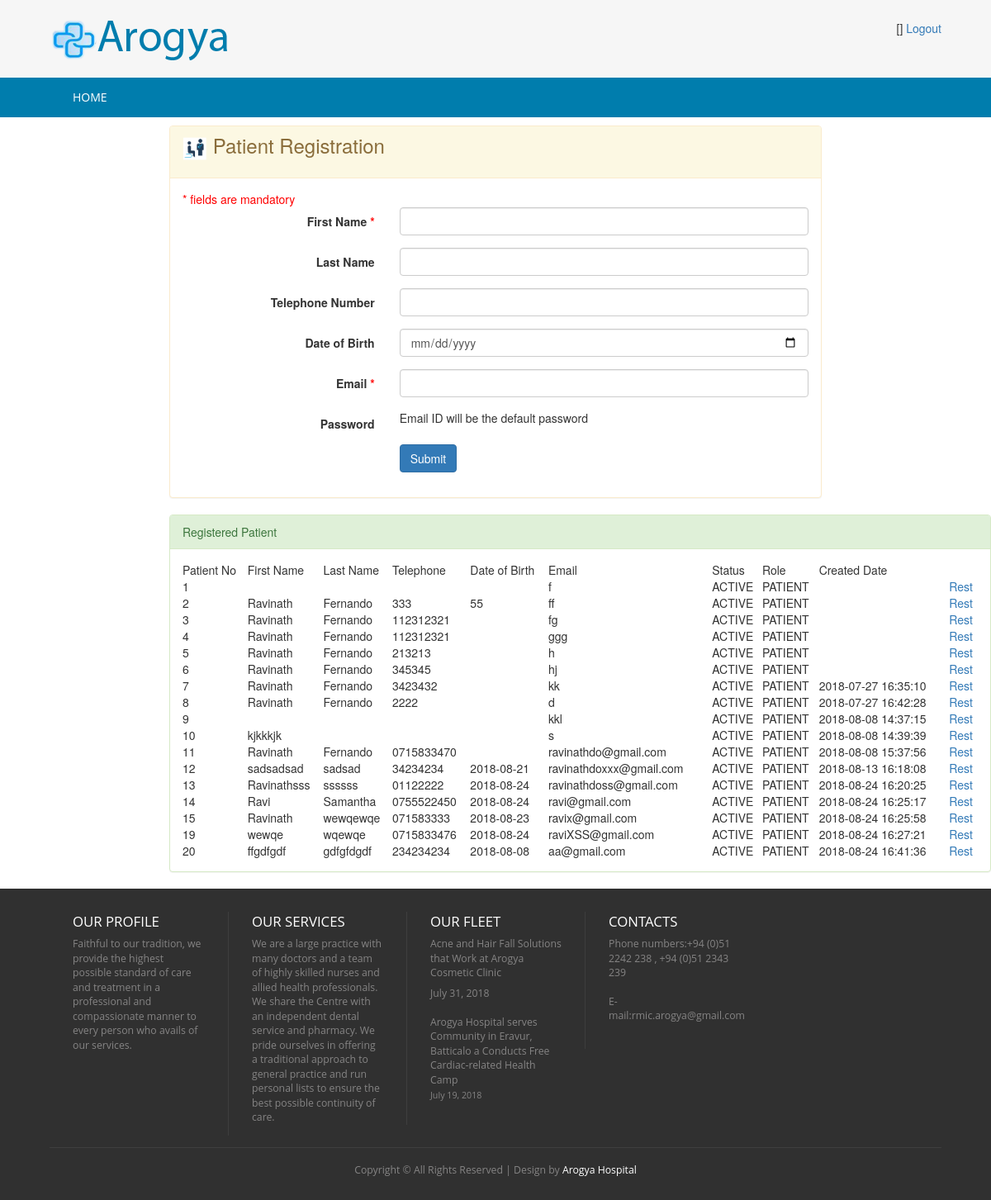
The page /Admin_Controller/loadPatientRegistration on the database as committed earlier.
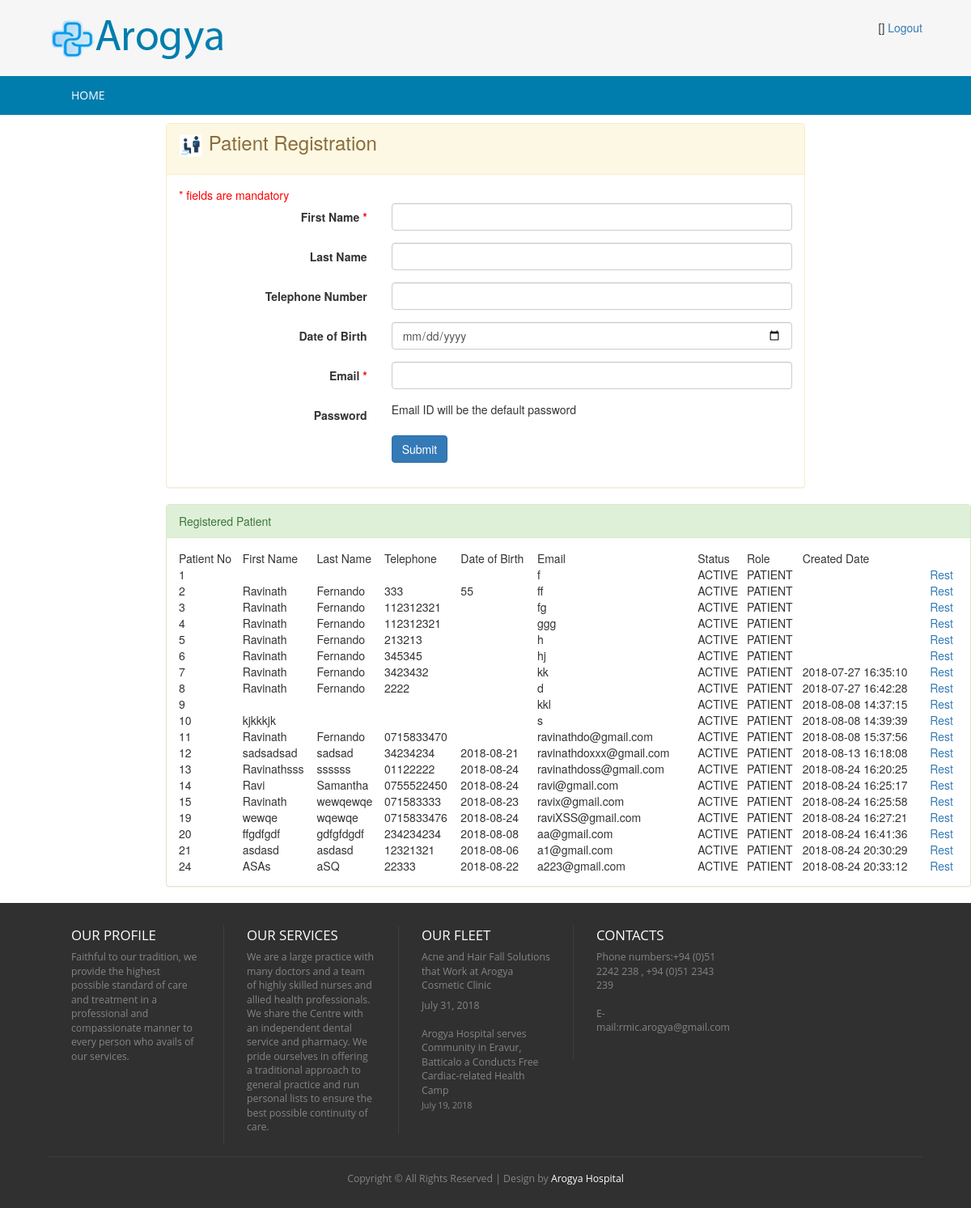
The same page on the database as committed later.
### tables this page shows
CREATE TABLE `hms_patient` (
  `id` int(5) NOT NULL AUTO_INCREMENT,
  `first_name` varchar(100) DEFAULT NULL,
  `last_name` varchar(100) DEFAULT NULL,
  `telephone` varchar(20) DEFAULT NULL,
  `dob` varchar(25) DEFAULT NULL,
  `email` varchar(50) DEFAULT NULL,
  `pword` text,
  `status_code` varchar(20) DEFAULT 'ACTIVE',
  `user_role` varchar(20) DEFAULT 'PATIENT',
  `created_date` timestamp NULL DEFAULT CURRENT_TIMESTAMP,
  PRIMARY KEY (`id`),
  UNIQUE KEY `NewIndex1_email` (`email`)
);

### application/controllers/Admin_Controller.php (called while the page is built, shortened)
<?php
class Admin_Controller extends CI_Controller {
    public function loadPatientRegistration() {
        $this->load->model(array('Patient'));
        $data['msg'] = '';
        $patient0 = new Patient();
        $data['patientList'] = $patient0->get();
        $this->load->view('admin/admin-patient-registration', $data);
    }
}

### index.php (called while the page is built, shortened)
<?php
require_once BASEPATH.'core/CodeIgniter.php';

### application/core/my_model.php (called while the page is built, shortened)
<?php
class MY_Model extends CI_Model{
    public function get($limit=0,$offset = 0) {
        if($limit){
            $query = $this->db->get($this::DB_TABLE,$limit,$offset);
        }else{
            $query = $this->db->get($this::DB_TABLE);
        }
        $ret_val = array();
        foreach ($query->result() as $row) {
            $model = new $class;
            $model->populate($row);
            $ret_val[$row->{$this::DB_TABLE_PK}] = $model;
        }
        return $ret_val;
    }
}

### application/views/admin/admin-patient-registration.php (the view, shortened to what this page needs)
<!DOCTYPE HTML>
<html>
    <head>
        <link href="<?php echo base_url('css/style.css'); ?>" rel="stylesheet" type="text/css"  media="all" />
        <link href="<?php echo base_url('css/bootstrap.css'); ?>" rel="stylesheet" type="text/css"/>
        <link rel="stylesheet" href="<?php echo base_url('css/responsiveslides.css') ?>">
    </head>
    <body>
        <div class="header">
            <div class="main-header">
                <div class="wrap">
                    <?php $this->load->view('admin/_head_admin'); ?>
                </div>
            </div>
            <div class="top-nav">
                <div class="wrap">
                    <ul>
                        <?php $this->load->view('admin/_menu_admin'); ?>
                    </ul>
                </div>
            </div>
        </div>
        <div class="content">
            <div class="row">
                <div class="col-md-2">
                    <?php $this->load->view('admin/_tree_admin'); ?>
                </div>
                <div class="col-md-8">
                    <div class="panel panel-warning">
                        <div class="panel-heading ">
                            <h3><img src="<?= base_url('/images/icon-patient.png') ?>" style="width: 30px" /> Patient Registration </h3>
                        </div>
                        <div class="panel-body">
                            <span class="mando-msg">* fields are mandatory</span>
                            <form class="form-horizontal" action="<?php echo base_url('/Admin_Controller/patientRegistration') ?>" method="post">
                                <div class="form-group">
                                    <label class="control-label col-xs-4" for="first_name">First Name <span class="mando-msg">*</span></label>
                                    <div class="col-xs-8">
                                        <input id="first_name" name="first_name" type="text" class="form-control" required="required">
                                    </div>
                                </div>
                                <div class="form-group">
                                    <label for="last_name" class="control-label col-xs-4">Last Name</label>
                                    <div class="col-xs-8">
                                        <input id="last_name" name="last_name" type="text" class="form-control">
                                    </div>
                                </div>
                                <div class="form-group">
                                    <label for="telephone" class="control-label col-xs-4">Telephone Number</label>
                                    <div class="col-xs-8">
                                        <input id="telephone" name="telephone" type="text" class="form-control">
                                    </div>
                                </div>
                                <div class="form-group">
                                    <label for="telephone" class="control-label col-xs-4">Date of Birth</label>
                                    <div class="col-xs-8">
                                        <input id="dob" name="dob" type="date" class="form-control">
                                    </div>
                                </div>
                                <div class="form-group">
                                    <label for="email" class="control-label col-xs-4">Email <span class="mando-msg">*</span></label>
                                    <div class="col-xs-8">
                                        <input id="email" name="email" type="text" class="form-control" required="">
                                    </div>
                                </div>
                                <div class="form-group">
                                    <label for="pword" class="control-label col-xs-4">Password </label>
                                    <div class="col-xs-8">
                                        Email ID will be the default password
                                    </div>
                                </div>
                                <div class="form-group row">
                                    <div class="col-xs-offset-4 col-xs-8">
                                        <button name="submit" type="submit" class="btn btn-primary">Submit</button>
                                    </div>
                                </div>
                            </form>
                        </div>
                    </div>
                </div>
            </div>
            <div class="row">
                <div class="col-md-2">
                </div>
                <div class="col-md-10">
                    <div class="panel panel-success">
                        <div class="panel-heading ">Registered Patient</div>
                        <div class="panel-body">
                            <table id="example" class="display" cellspacing="0" width="100%">
                                <thead>
                                    <tr>
                                        <th>Patient No</th>
                                        <th>First Name</th>
                                        <th>Last Name</th>
                                        <th>Telephone</th>
                                        <th>Date of Birth</th>
                                        <th>Email</th>
                                        <th>Status</th>
                                        <th>Role</th>
                                        <th>Created Date</th>
                                        <th></th>
                                    </tr>
                                </thead>
                                <tbody>
                                    <?php
                                    foreach ($patientList as $value) {
                                        ?>
                                        <tr>
                                            <td><?= $value->id ?></td>
                                            <td><?= $value->first_name ?></td>
                                            <td><?= $value->last_name ?></td>
                                            <td><?= $value->telephone ?></td>
                                            <td><?= $value->dob ?></td>
                                            <td><?= $value->email ?></td>
                                            <td><?= $value->status_code ?></td>
                                            <td><?= $value->user_role ?></td>
                                            <td><?= $value->created_date ?></td>
                                            <td><a href="<?= base_url('Admin_Controller/loadUpdatePatientProfile/'.$value->id)  ?>">Rest</a></td>
                                        </tr>
                                        <?php
                                    }
                                    ?>
                                </tbody>
                            </table>
                            <link href="<?= base_url('css/jquery.dataTables.min.css') ?>" rel="stylesheet" type="text/css"/>
                        </div>
                    </div>
                </div>
            </div>
        </div>
        <?php $this->load->view('_footer'); ?>
    </body>
</html>

### application/views/admin/_head_admin.php (shortened to what this page needs)
<div class="logo">
    <a href="#"><img src="<?php echo base_url('images/logo.png');?>" title="logo" /></a>
</div>
<div class="social-links">
    <ul>
        <li>[<?php echo $this->session->userdata('userbean')->user_role ?>]</li>
        <li><a href="<?php echo base_url('User_Controller/logoutHMS');?>">Logout</a></li>
    </ul>
</div>

### application/views/admin/_menu_admin.php
<li><a href="<?php echo base_url('Admin_Controller/loadHome');?>">Home</a></li>

### application/views/_footer.php (shortened to what this page needs)
<div class="footer">
    <div class="wrap">
        <div class="footer-grids">
            <div class="footer-grid">
                <h3>OUR Profile</h3>
                <ul>
                    <li><a href="#">Faithful to our tradition, we provide the highest possible standard of care and treatment in a professional and compassionate manner to every person who avails of our services.</a></li>
                </ul>
            </div>
            <div class="footer-grid">
                <h3>Our Services</h3>
                <ul>
                    <li><a href="#">We are a large practice with many doctors and a team of highly skilled nurses and allied health professionals. We share the Centre with an independent dental service and pharmacy.
                            We pride ourselves in offering a traditional approach to general practice and run personal lists to ensure the best possible continuity of care.
                        </a></li>
                </ul>
            </div>
            <div class="footer-grid">
                <h3>OUR FLEET</h3>
                <ul>
                    <li><a href="#">Acne and Hair Fall Solutions that Work at Arogya Cosmetic Clinic</a>
                        <p>July 31, 2018</p>
                    </li>
                    <li><a href="#">Arogya Hospital serves Community in Eravur, Batticalo a Conducts Free Cardiac-related Health Camp
                            <p>July 19, 2018</p>
                        </a></li>
                </ul>
            </div>
            <div class="footer-grid">
                <h3>CONTACTS</h3>
                <p>Phone numbers:+94 (0)51 2242 238 , +94 (0)51 2343 239</p>
                <p>E-mail:rmic.arogya@gmail.com</p>
                <p></p>
            </div>
        </div>
        <div class="copy-tight">
            <p>Copyright &copy; All Rights Reserved | Design by <a href="#">Arogya Hospital</a></p>
        </div>
    </div>
</div>

### css/style.css (style rules this page uses)
html,body,div,span,applet,object,iframe,h1,h2,h3,h4,h5,h6,p,blockquote,pre,a,abbr,acronym,address,big,cite,code,del,dfn,em,img,ins,kbd,q,s,samp,small,strike,strong,sub,sup,tt,var,b,u,i,dl,dt,dd,ol,nav ul,nav li,fieldset,form,label,legend,table,caption,tbody,tfoot,thead,tr,th,td,article,aside,canvas,details,embed,figure,figcaption,footer,header,hgroup,menu,nav,output,ruby,section,summary,time,mark,audio,video { margin:0;padding:0;border:0;font-size:100%;font:inherit;vertical-align:baseline; }
ol,ul { list-style:none;margin:0px;padding:0px; }
table { border-collapse:collapse;border-spacing:0; }
a { text-decoration:none; }
img { max-width:100%; }
body { background: #F6F6F6; }
.mando-msg { color: red; }
.wrap { width:80%; margin:0 auto; }
.main-header { padding: 1.7em 0 1.5em 0; background: #F6F6F6; }
.logo { float:left; }
.logo img { display:block; }
.social-links { float:right; }
.social-links ul li { display:inline-block; }
.top-nav { background:#007DAD; }
.top-nav ul li { display:inline-block; float: left; border-left: 1px ridge #1087B4; }
.top-nav ul li:nth-child(1) { border:none; }
.top-nav li a { font-size: 1em; font-family: 'Open Sans', sans-serif; color: #FFF; background: #007DAD; text-transform: uppercase; padding: 1em 2em; display: block; transition: 0.5s ease; -o-transition: 0.5s ease; -webkit-transition: 0.5s ease; }
.footer { padding: 2em 0 1em 0; background:#303030; }
.footer-grid { float: left; width: 20%; border-left: 1px solid rgba(153, 153, 153, 0.13); padding: 0px 28px; }
.footer-grid:first-child { border:none; }
.footer-grid ul li a,.footer-grid p { color: #858484; font-size: 0.875em; font-family: 'Open Sans', sans-serif; transition: 0.5s ease; -o-transition: 0.5s ease; -webkit-transition: 0.5s ease; padding: 0.3em 0; display: block; }
.footer-grid h3 { font-family: 'Open Sans', sans-serif; color:#FFF; font-size:1.2em; text-transform: uppercase; margin: 0.2em 0 0.3em 0; }
.copy-tight { text-align: center; padding: 1em 0 0 0; border-top: 1px solid rgba(153, 153, 153, 0.13); margin-top: 1em; }
.copy-tight p { color: #858484; font-size: 0.875em; font-family: 'Open Sans', sans-serif; padding: 0.3em 0; display: block; }
.copy-tight p a { color:#FFF; transition: 0.5s ease; -o-transition: 0.5s ease; -webkit-transition: 0.5s ease; }
@media (max-width: 1366px) { .wrap { width:90%; } }

Rows that differ between the two databases and show on the page:
added hms_patient: id "21", first_name "asdasd", last_name "asdasd", telephone "12321321", dob "2018-08-06", email "a1@gmail.com", status_code "ACTIVE", user_role "PATIENT", created_date "2018-08-24 20:30:29"
added hms_patient: id "24", first_name "ASAs", last_name "aSQ", telephone "22333", dob "2018-08-22", email "a223@gmail.com", status_code "ACTIVE", user_role "PATIENT", created_date "2018-08-24 20:33:12"
